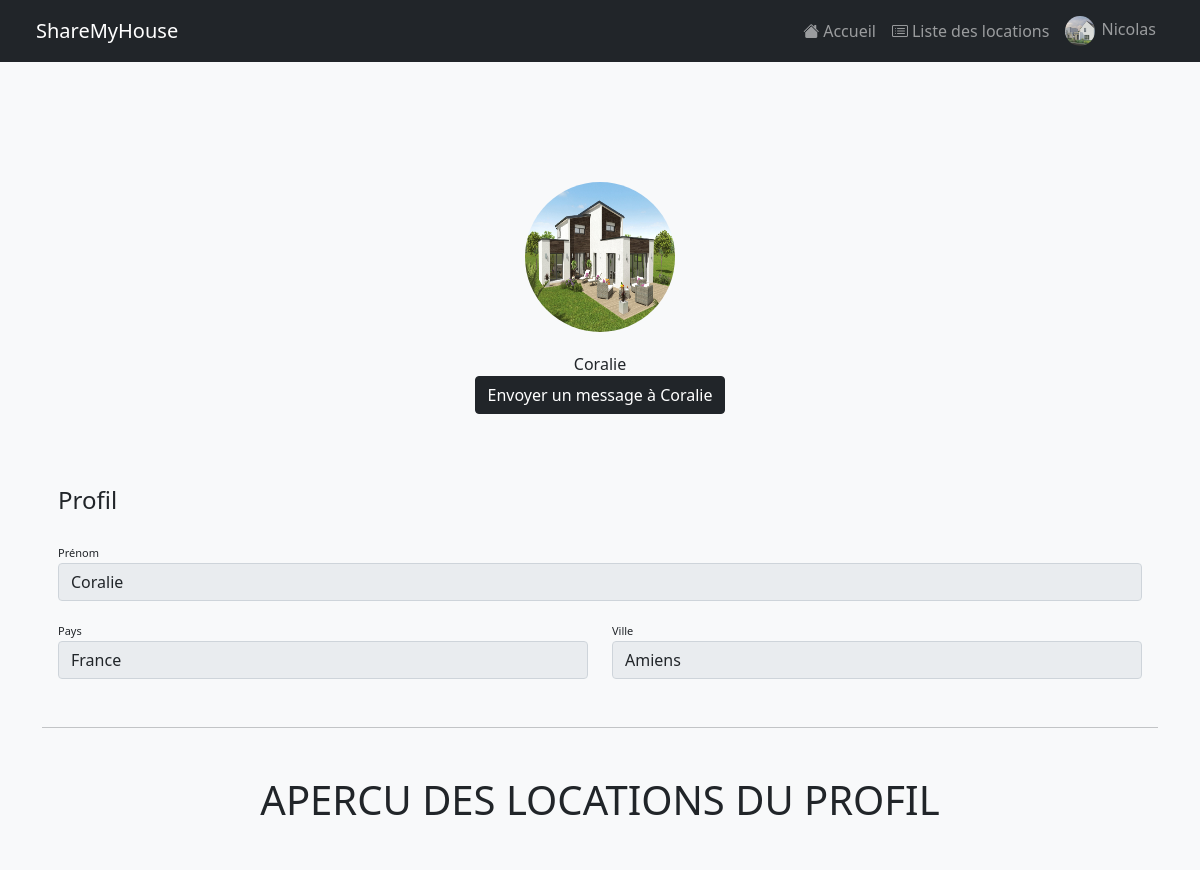
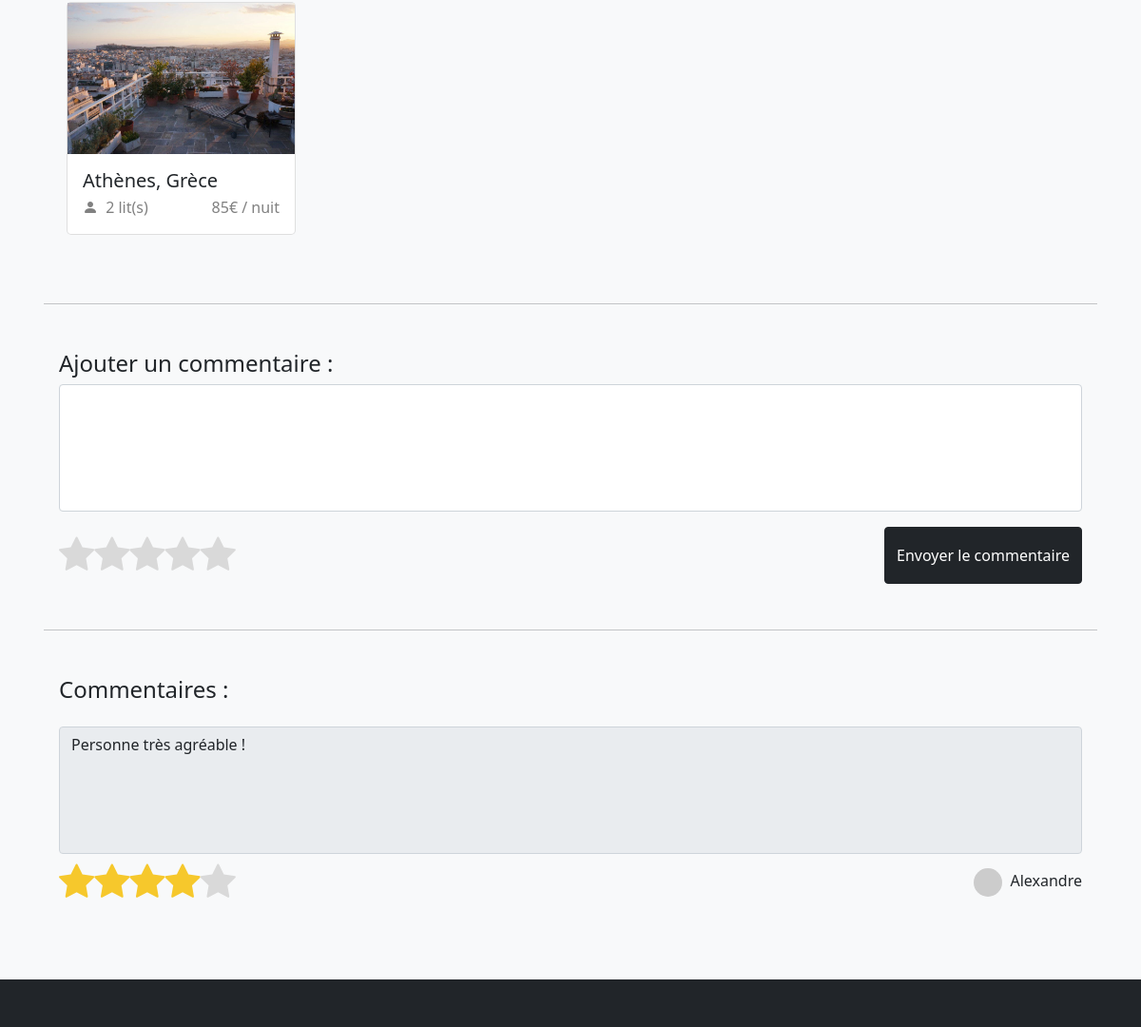
Screenshot of /?page=profil&id=2 (signed in) with the database file from the repository (2 pictures, top to bottom).
### tables this page shows
CREATE TABLE `user` (
  `id_user` int NOT NULL,
  `firstname` varchar(50) NOT NULL,
  `name` varchar(50) NOT NULL,
  `birthday` date NOT NULL,
  `email` varchar(255) NOT NULL,
  `password` varchar(255) NOT NULL,
  `photo` varchar(255) DEFAULT NULL,
  `role` set('admin','user') NOT NULL,
  `pays` varchar(255) NOT NULL,
  `ville` varchar(255) NOT NULL
);

CREATE TABLE `logement` (
  `id_logement` int NOT NULL,
  `code_postal` varchar(5) DEFAULT NULL,
  `ville` varchar(121) DEFAULT NULL,
  `pays` varchar(121) DEFAULT NULL,
  `nb_lit` int DEFAULT NULL,
  `nb_sdb` int DEFAULT NULL,
  `prix_nuit` int NOT NULL,
  `haveWifi` tinyint(1) DEFAULT NULL,
  `havePiscine` tinyint(1) DEFAULT NULL,
  `type_id` int DEFAULT NULL,
  `id_user` int NOT NULL,
  `desc_log` varchar(1000) DEFAULT NULL,
  `superficie` int NOT NULL,
  `visible` tinyint(1) NOT NULL,
  `title` varchar(255) NOT NULL
);

CREATE TABLE `photo_logement` (
  `id_photo` int NOT NULL,
  `nom_photo` varchar(255) DEFAULT NULL,
  `id_logement` int DEFAULT NULL
);

CREATE TABLE `note` (
  `id_note` int NOT NULL,
  `valeur` int NOT NULL,
  `commentaire` varchar(1000) NOT NULL,
  `id_user_note` int NOT NULL,
  `id_user_noteur` int NOT NULL
);

### model/frontend.php (called while the page is built, shortened)
<?php
    function selectLocationsRental($order, $id, $requete) {
        $db = dbConnect();
        $locations = $db->prepare('SELECT logement.* FROM logement WHERE logement.id_user = :id'.$requete.'ORDER BY logement.id_logement');
        $locations->bindParam(':id', $id);
        $locations->execute();
        $locations = $locations->fetchAll(PDO::FETCH_ASSOC);
        return $locations;
    }
    function selectLocationUniquePhotoUnique($id, $photos) {
        $db = dbConnect();
        $photoUnique = $db->prepare('SELECT photo_logement.* FROM photo_logement INNER JOIN logement ON photo_logement.id_logement = logement.id_logement WHERE photo_logement.id_logement = :id ORDER BY logement.id_logement DESC LIMIT 0, 1');
        $photoUnique->bindParam(':id', $id);
        $photoUnique->execute();
        $photoUnique = $photoUnique->fetchAll(PDO::FETCH_ASSOC);
        array_push($photos, $photoUnique[0]);
        return $photos;
    }
    function selectProfil($id) {
        $db = dbConnect();
        $users = $db->prepare('SELECT * FROM user WHERE id_user = :id');
        $users->bindParam(':id', $id);
        $users->execute();
        $user = $users->fetchAll(PDO::FETCH_ASSOC);
        return $user[0];
    }
    function selectNotes($id) {
        $db = dbConnect();
        $notes = $db->prepare('SELECT note.*, user.firstname, user.photo FROM note, user WHERE note.id_user_note = :id AND note.id_user_noteur = user.id_user ORDER BY note.id_note DESC');
        $notes->bindParam(':id', $id);
        $notes->execute();
        $notes = $notes->fetchAll(PDO::FETCH_ASSOC);
        return $notes;
    }
?>

### view/profilView.php (the view, shortened to what this page needs)
<?php $style = '<link rel="stylesheet" href="public/css/profil.css">' ?>
    <div class="container mt-5 mb-5">
        <div class="row mb-3">
            <div class="col-md-12">
                <form method="POST" action="?page=profil&id=<?= $_SESSION['id'] ?>&action=update" enctype="multipart/form-data">
                    <div class="col-md-12 border-right">
                        <div class="d-flex flex-column align-items-center text-center p-3 py-4">
                            <?php if ($profil['photo'] == NULL): ?>
                                <img class="rounded-circle mt-5" width="150px" height="150" src="https://via.placeholder.com/150" style="margin-bottom: 1.25rem">
                            <?php else : ?>
                                <img class="rounded-circle mt-5" width="150px" height="150" style="margin-bottom: 1.25rem" src="uploads/users/<?=$profil['id_user']?>/<?=$profil['photo']?>">
                            <?php endif ?>
                            <span class="font-weight-bold"><?= $profil['firstname'] ?></span>
                            <?php if ($_SESSION['id'] == $profil['id_user']): ?>
                                <span class="text-black-50"><?= $profil['email'] ?></span>
                            <?php else: ?>
                                <a href="?page=messagerie&id_dest=<?= $profil['id_user'] ?>">
                                    <div class="btn btn-dark">Envoyer un message à <?= $profil['firstname'] ?></div>
                                </a>
                            <?php endif ?>
                        </div>
                    </div>
                    <div class="col-md-12 border-right">
                        <div class="px-3 pt-5">
                            <div class="d-flex justify-content-between align-items-center mb-3">
                                <h4 class="text-right">Profil</h4>
                            </div>
                            <div class="row mt-3">
                                <div class="col-md">
                                    <label class="labels">Prénom</label>
                                    <?php if ($_SESSION['id'] == $profil['id_user']): ?>
                                        <input type="text" name="prenom-p" class="form-control" placeholder="Prénom" value="<?= $profil['firstname'] ?>">
                                    <?php else : ?>
                                        <input type="text" class="form-control" placeholder="Prénom" value="<?= $profil['firstname'] ?>" disabled>
                                    <?php endif ?>
                                </div>
                            </div>
                            <div class="row mt-3">
                                <div class="col-md">
                                    <label class="labels">Pays</label>
                                    <?php if ($_SESSION['id'] == $profil['id_user']): ?>
                                        <input type="text" name="pays-p" class="form-control" placeholder="Pays" value="<?= $profil['pays'] ?>">
                                    <?php else : ?>
                                        <input type="text" class="form-control" placeholder="Pays" value="<?= $profil['pays'] ?>" disabled>
                                    <?php endif ?>
                                </div>
                                <div class="col-md">
                                    <label class="labels">Ville</label>
                                    <?php if ($_SESSION['id'] == $profil['id_user']): ?>
                                        <input type="text" name="ville-p" class="form-control" placeholder="Ville" value="<?= $profil['ville'] ?>">
                                    <?php else : ?>
                                        <input type="text" class="form-control" placeholder="Ville" value="<?= $profil['ville'] ?>" disabled>
                                    <?php endif ?>
                                </div>
                            </div>
                        </div>
                    </div>
                </form>
                <hr style="margin: 3rem auto; width : 100%">
            </div>
            <div class="col-md-12 px-3">
                <h6 class="display-6 mb-5 text-center"><strong>APERCU DES LOCATIONS DU PROFIL</strong></h1>
                <?php if(count($locations) > 0): ?>
                    <div class="row container-fluid pb-4">
                        <?php for ($i = 0; $i < count($locations); $i++): ?>
                            <div class="col-xl-3 col-lg-4 col-md-6 col-sm-6">
                                <div class="card">
                                    <img src="uploads/location/<?= $locations[$i]['id_logement'] ?>/<?= $photos[$i]['nom_photo']?>">
                                    <div class="card-body">
                                        <h5 class="card-title"><?= $locations[$i]['ville'] ?>, <?= $locations[$i]['pays'] ?></h5>
                                        <div class="row">
                                            <div class="col-7">
                                                <p class="card-text text-truncate">
                                                    <i class="bi bi-person-fill"></i>
                                                    <?= $locations[$i]['nb_lit'] ?> lit(s)
                                                </p>
                                            </div>
                                            <div class="col-5 d-flex justify-content-end">
                                                <p class="card-text card-price">
                                                    <?= $locations[$i]['prix_nuit'] ?>€ / nuit
                                                </p>
                                            </div>
                                        </div>
                                    </div>
                                </div>
                            </div>
                        <?php endfor ?>
                    </div>
                <?php endif ?>
                <hr style="margin: 3rem auto; width : 100%">
                </div>
            <div class="col-md-12 px-3">
                <?php if ($_SESSION['id'] != $profil['id_user']): ?>
                    <div class="px-3">
                        <h4 class="text-right">Ajouter un commentaire :</h4>
                        <form id="form-commentaire" action="?page=note&action=send&id_user_note=<?= $profil['id_user']?>" method="post">
                            <textarea name="ta-note" id="ta-note" class="form-control" style="width: 100%; resize: none" rows="5"></textarea>
                            <div class="row mt-3 ">
                                <div class="col-12 d-flex justify-content-between">
                                    <fieldset class="rate">
                                        <label for="rate1-star5" title="Parfait">5</label>
                                        <label for="rate1-star4" title="Très bien">4</label>
                                        <label for="rate1-star3" title="Satisfaisant">3</label>
                                        <label for="rate1-star2" title="Mauvais">2</label>
                                        <label for="rate1-star1" title="Atroce">1</label>
                                    </fieldset>
                                    <input type="submit" value="Envoyer le commentaire" class="btn btn-dark">
                                </div>
                            </div>
                        </form>
                    </div>
                    <hr style="margin: 3rem auto; width : 100%">
                <?php endif ?>
                    <h4 class="text-right px-3">Commentaires :</h4>
                    <?php if(count($notes) > 0): ?>
                        <?php foreach ($notes as $note): ?>
                            <div class="col-12 my-4">
                                <div class="px-3">
                                    <textarea name="ta-note" id="ta-note" class="form-control" style="width: 100%; resize: none" disabled rows="5"><?= $note['commentaire'] ?></textarea>
                                    <div class="d-flex align-items-center justify-content-between">
                                        <span style="display:flex; align-items:center;">
                                            <fieldset class="rate-note">
                                                <label for="ratenote<?= $note['id_note']?>-star5" title="Parfait">5</label>
                                                <label for="ratenote<?= $note['id_note']?>-star4" title="Très bien">4</label>
                                                <label for="ratenote<?= $note['id_note']?>-star3" title="Satisfaisant">3</label>
                                                <label for="ratenote<?= $note['id_note']?>-star2" title="Mauvais">2</label>
                                                <label for="ratenote<?= $note['id_note']?>-star1" title="Atroce">1</label>
                                            </fieldset>
                                        </span>
                                        <span>
                                            <?php if ($note['photo'] == NULL): ?>
                                                <img class="rounded-circle" width="30" height="30" src="https://via.placeholder.com/150" style="margin-right: 0.25rem">
                                            <?php else : ?>
                                                <img class="rounded-circle" width="30" height="30" style="margin-right: 0.25rem" src="uploads/users/<?= $note['id_user_noteur'] ?>/<?= $note['photo'] ?>">
                                            <?php endif ?>
                                            <?= $note['firstname'] ?>
                                        </span>
                                    </div>
                                </div>
                            </div>
                        <?php endforeach ?>
                    <?php endif ?>
                </div>
            </div>
        </div>
<?php require('template.php'); ?>

### public/css/style.css (style rules this page uses)
:root { --background-color: #3b3540; --color-hover: white; --btn-clr: #7152bfcc; --btn-clr-hover: #9c82dccc; --text-color: #eee; --font-size: 16px; --color-err: #f7a1a1; }
html, body { margin: 0; padding: 0; font-size: var(--font-size); height: 100%; box-sizing: border-box; }
i { margin-right: 0.25rem; }

### public/css/profil.css (style rules this page uses)
body { background: rgb(99, 39, 120) }
main a:link, main a:visited, main a:hover, main a:active { color: #FFFFFF; text-decoration: none; }
main .labels { font-size: 11px }
main .rate, main .rate-note { display: flex; margin: 0; padding: 0; border: none; justify-content: center; flex-direction: row-reverse; }
main .rate label, main .rate-note label { float: right; font-size: 0; color: #d9d9d9; }
main .rate label:before, main .rate-note label:before { content: "\f005"; font-family: FontAwesome; font-size: 40px; }
main .rate input:checked ~ label, main .rate-note input:checked ~ label { color: #f6c82c; }
.card { border-radius: 5px; }
.card-text { color: grey; }
.card-title, .card-text { margin-bottom: 0.25rem; font-size: calc(inherit - 2px); }

### rows the page displays
user: photo (picture), firstname "Coralie", pays "France", ville "Amiens"
logement: photo_logement.nom_photo (picture), ville "Athènes", pays "Grèce", nb_lit "2", prix_nuit "85"
note: ta-note "Personne très agréable !", user.firstname "Alexandre"

### other values shown
$_SESSION['prenom'] "Nicolas"
